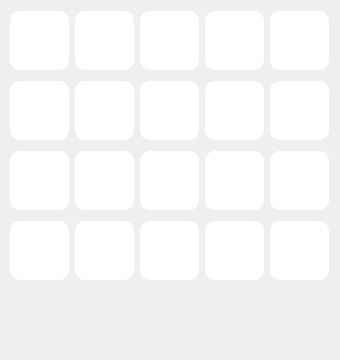
    <widget class="QWidget" name="Fury_2">
     <attribute name="icon">
      <iconset>
       <normaloff>:/Fury/Sticker/Fury/566634206819277.png</normaloff>:/Fury/Sticker/Fury/566634206819277.png</iconset>
     </attribute>
     <attribute name="title">
      <string/>
     </attribute>
     <widget class="QWidget" name="horizontalLayoutWidget_77">
      <property name="geometry">
       <rect>
        <x>10</x>
        <y>290</y>
        <width>256</width>
        <height>61</height>
       </rect>
      </property>
      <layout class="QHBoxLayout" name="horizontalLayout_80">
       <item>
        <widget class="QLabel" name="label_655">
         <property name="minimumSize">
          <size>
           <width>59</width>
           <height>59</height>
          </size>
         </property>
         <property name="maximumSize">
          <size>
           <width>59</width>
           <height>59</height>
          </size>
         </property>
         <property name="styleSheet">
          <string notr="true">border-image: url(:/Fury/Sticker/Fury/566634513485913.png);</string>
         </property>
         <property name="text">
          <string/>
         </property>
        </widget>
       </item>
       <item>
        <widget class="QLabel" name="label_649">
         <property name="minimumSize">
          <size>
           <width>59</width>
           <height>59</height>
          </size>
         </property>
         <property name="maximumSize">
          <size>
           <width>59</width>
           <height>59</height>
          </size>
         </property>
         <property name="styleSheet">
          <string notr="true">border-image: url(:/Fury/Sticker/Fury/566634400152591.png);</string>
         </property>
         <property name="text">
          <string/>
         </property>
        </widget>
       </item>
       <item>
        <widget class="QLabel" name="label_647">
         <property name="minimumSize">
          <size>
           <width>59</width>
           <height>59</height>
          </size>
         </property>
         <property name="maximumSize">
          <size>
           <width>59</width>
           <height>59</height>
          </size>
         </property>
         <property name="styleSheet">
          <string notr="true">border-image: url(:/Fury/Sticker/Fury/566634360152595.png);</string>
         </property>
         <property name="text">
          <string/>
         </property>
        </widget>
       </item>
       <item>
        <widget class="QLabel" name="label_636">
         <property name="minimumSize">
          <size>
           <width>59</width>
           <height>59</height>
          </size>
         </property>
         <property name="maximumSize">
          <size>
           <width>59</width>
           <height>59</height>
          </size>
         </property>
         <property name="styleSheet">
          <string notr="true">border-image: url(:/Fury/Sticker/Fury/566634206819277.png);</string>
         </property>
         <property name="text">
          <string/>
         </property>
        </widget>
       </item>
      </layout>
     </widget>
     <widget class="QWidget" name="horizontalLayoutWidget_76">
      <property name="geometry">
       <rect>
        <x>10</x>
        <y>220</y>
        <width>321</width>
        <height>61</height>
       </rect>
      </property>
      <layout class="QHBoxLayout" name="horizontalLayout_79">
       <item>
        <widget class="QPushButton" name="pushButton_220">
         <property name="minimumSize">
          <size>
           <width>59</width>
           <height>59</height>
          </size>
         </property>
         <property name="maximumSize">
          <size>
           <width>59</width>
           <height>59</height>
          </size>
         </property>
         <property name="styleSheet">
          <string notr="true">QPushButton{
	background-color:rgb(255,255,255);
	border-radius:10px;
	border-image: url(:/Fury/Sticker/Fury/566634280152603.png);
}
QPushButton::hover{
	background-color:rgb(229, 229, 229);
}</string>
         </property>
         <property name="text">
          <string/>
         </property>
        </widget>
       </item>
       <item>
        <widget class="QPushButton" name="pushButton_221">
         <property name="minimumSize">
          <size>
           <width>59</width>
           <height>59</height>
          </size>
         </property>
         <property name="maximumSize">
          <size>
           <width>59</width>
           <height>59</height>
          </size>
         </property>
         <property name="styleSheet">
          <string notr="true">QPushButton{
	background-color:rgb(255,255,255);
	border-radius:10px;
	border-image: url(:/Fury/Sticker/Fury/566634306819267.png);
}
QPushButton::hover{
	background-color:rgb(229, 229, 229);
}</string>
         </property>
         <property name="text">
          <string/>
         </property>
        </widget>
       </item>
       <item>
        <widget class="QPushButton" name="pushButton_222">
         <property name="minimumSize">
          <size>
           <width>59</width>
           <height>59</height>
          </size>
         </property>
         <property name="maximumSize">
          <size>
           <width>59</width>
           <height>59</height>
          </size>
         </property>
         <property name="styleSheet">
          <string notr="true">QPushButton{
	background-color:rgb(255,255,255);
	border-radius:10px;
	border-image: url(:/Fury/Sticker/Fury/566634193485945.png);
}
QPushButton::hover{
	background-color:rgb(229, 229, 229);
}</string>
         </property>
         <property name="text">
          <string/>
         </property>
        </widget>
       </item>
       <item>
        <widget class="QPushButton" name="pushButton_223">
         <property name="minimumSize">
          <size>
           <width>59</width>
           <height>59</height>
          </size>
         </property>
         <property name="maximumSize">
          <size>
           <width>59</width>
           <height>59</height>
          </size>
         </property>
         <property name="styleSheet">
          <string notr="true">QPushButton{
	background-color:rgb(255,255,255);
	border-radius:10px;
	border-image: url(:/Fury/Sticker/Fury/566634166819281.png);
}
QPushButton::hover{
	background-color:rgb(229, 229, 229);
}</string>
         </property>
         <property name="text">
          <string/>
         </property>
        </widget>
       </item>
       <item>
        <widget class="QPushButton" name="pushButton_224">
         <property name="minimumSize">
          <size>
           <width>59</width>
           <height>59</height>
          </size>
         </property>
         <property name="maximumSize">
          <size>
           <width>59</width>
           <height>59</height>
          </size>
         </property>
         <property name="styleSheet">
          <string notr="true">QPushButton{
	background-color:rgb(255,255,255);
	border-radius:10px;
	border-image: url(:/Fury/Sticker/Fury/566634466819251.png);
}
QPushButton::hover{
	background-color:rgb(229, 229, 229);
}</string>
         </property>
         <property name="text">
          <string/>
         </property>
        </widget>
       </item>
      </layout>
     </widget>
     <widget class="QWidget" name="horizontalLayoutWidget_81">
      <property name="geometry">
       <rect>
        <x>10</x>
        <y>10</y>
        <width>321</width>
        <height>61</height>
       </rect>
      </property>
      <layout class="QHBoxLayout" name="horizontalLayout_83">
       <item>
        <widget class="QPushButton" name="pushButton_225">
         <property name="minimumSize">
          <size>
           <width>59</width>
           <height>59</height>
          </size>
         </property>
         <property name="maximumSize">
          <size>
           <width>59</width>
           <height>59</height>
          </size>
         </property>
         <property name="styleSheet">
          <string notr="true">QPushButton{
	background-color:rgb(255,255,255);
	border-radius:10px;
	border-image: url(:/Fury/Sticker/Fury/566634153485949.png);
}
QPushButton::hover{
	background-color:rgb(229, 229, 229);
}</string>
         </property>
         <property name="text">
          <string/>
         </property>
        </widget>
       </item>
       <item>
        <widget class="QPushButton" name="pushButton_226">
         <property name="minimumSize">
          <size>
           <width>59</width>
           <height>59</height>
          </size>
         </property>
         <property name="maximumSize">
          <size>
           <width>59</width>
           <height>59</height>
          </size>
         </property>
         <property name="styleSheet">
          <string notr="true">QPushButton{
	background-color:rgb(255,255,255);
	border-radius:10px;
	border-image: url(:/Fury/Sticker/Fury/566634180152613.png);
}
QPushButton::hover{
	background-color:rgb(229, 229, 229);
}</string>
         </property>
         <property name="text">
          <string/>
         </property>
        </widget>
       </item>
       <item>
        <widget class="QPushButton" name="pushButton_227">
         <property name="minimumSize">
          <size>
           <width>59</width>
           <height>59</height>
          </size>
         </property>
         <property name="maximumSize">
          <size>
           <width>59</width>
           <height>59</height>
          </size>
         </property>
         <property name="styleSheet">
          <string notr="true">QPushButton{
	background-color:rgb(255,255,255);
	border-radius:10px;
	border-image: url(:/Fury/Sticker/Fury/566634223485942.png);
}
QPushButton::hover{
	background-color:rgb(229, 229, 229);
}</string>
         </property>
         <property name="text">
          <string/>
         </property>
        </widget>
       </item>
       <item>
        <widget class="QPushButton" name="pushButton_228">
         <property name="minimumSize">
          <size>
           <width>59</width>
           <height>59</height>
          </size>
         </property>
         <property name="maximumSize">
          <size>
           <width>59</width>
           <height>59</height>
          </size>
         </property>
         <property name="styleSheet">
          <string notr="true">QPushButton{
	background-color:rgb(255,255,255);
	border-radius:10px;
	border-image: url(:/Fury/Sticker/Fury/566634236819274.png);
}
QPushButton::hover{
	background-color:rgb(229, 229, 229);
}</string>
         </property>
         <property name="text">
          <string/>
         </property>
        </widget>
       </item>
       <item>
        <widget class="QPushButton" name="pushButton_229">
         <property name="minimumSize">
          <size>
           <width>59</width>
           <height>59</height>
          </size>
         </property>
         <property name="maximumSize">
          <size>
           <width>59</width>
           <height>59</height>
          </size>
         </property>
         <property name="styleSheet">
          <string notr="true">QPushButton{
	background-color:rgb(255,255,255);
	border-radius:10px;
	border-image: url(:/Fury/Sticker/Fury/566634253485939.png);
}
QPushButton::hover{
	background-color:rgb(229, 229, 229);
}</string>
         </property>
         <property name="text">
          <string/>
         </property>
        </widget>
       </item>
      </layout>
     </widget>
     <widget class="QWidget" name="horizontalLayoutWidget_82">
      <property name="geometry">
       <rect>
        <x>10</x>
        <y>80</y>
        <width>321</width>
        <height>61</height>
       </rect>
      </property>
      <layout class="QHBoxLayout" name="horizontalLayout_84">
       <item>
        <widget class="QPushButton" name="pushButton_230">
         <property name="minimumSize">
          <size>
           <width>59</width>
           <height>59</height>
          </size>
         </property>
         <property name="maximumSize">
          <size>
           <width>59</width>
           <height>59</height>
          </size>
         </property>
         <property name="styleSheet">
          <string notr="true">QPushButton{
	background-color:rgb(255,255,255);
	border-radius:10px;
	border-image: url(:/Fury/Sticker/Fury/566634266819271.png);
}
QPushButton::hover{
	background-color:rgb(229, 229, 229);
}</string>
         </property>
         <property name="text">
          <string/>
         </property>
        </widget>
       </item>
       <item>
        <widget class="QPushButton" name="pushButton_231">
         <property name="minimumSize">
          <size>
           <width>59</width>
           <height>59</height>
          </size>
         </property>
         <property name="maximumSize">
          <size>
           <width>59</width>
           <height>59</height>
          </size>
         </property>
         <property name="styleSheet">
          <string notr="true">QPushButton{
	background-color:rgb(255,255,255);
	border-radius:10px;
	border-image: url(:/Fury/Sticker/Fury/566634293485935.png);
}
QPushButton::hover{
	background-color:rgb(229, 229, 229);
}</string>
         </property>
         <property name="text">
          <string/>
         </property>
        </widget>
       </item>
       <item>
        <widget class="QPushButton" name="pushButton_232">
         <property name="minimumSize">
          <size>
           <width>59</width>
           <height>59</height>
          </size>
         </property>
         <property name="maximumSize">
          <size>
           <width>59</width>
           <height>59</height>
          </size>
         </property>
         <property name="styleSheet">
          <string notr="true">QPushButton{
	background-color:rgb(255,255,255);
	border-radius:10px;
	border-image: url(:/Fury/Sticker/Fury/566634320152599.png);
}
QPushButton::hover{
	background-color:rgb(229, 229, 229);
}</string>
         </property>
         <property name="text">
          <string/>
         </property>
        </widget>
       </item>
       <item>
        <widget class="QPushButton" name="pushButton_233">
         <property name="minimumSize">
          <size>
           <width>59</width>
           <height>59</height>
          </size>
         </property>
         <property name="maximumSize">
          <size>
           <width>59</width>
           <height>59</height>
          </size>
         </property>
         <property name="styleSheet">
          <string notr="true">QPushButton{
	background-color:rgb(255,255,255);
	border-radius:10px;
	border-image: url(:/Fury/Sticker/Fury/566634333485931.png);
}
QPushButton::hover{
	background-color:rgb(229, 229, 229);
}</string>
         </property>
         <property name="text">
          <string/>
         </property>
        </widget>
       </item>
       <item>
        <widget class="QPushButton" name="pushButton_234">
         <property name="minimumSize">
          <size>
           <width>59</width>
           <height>59</height>
          </size>
         </property>
         <property name="maximumSize">
          <size>
           <width>59</width>
           <height>59</height>
          </size>
         </property>
         <property name="styleSheet">
          <string notr="true">QPushButton{
	background-color:rgb(255,255,255);
	border-radius:10px;
	border-image: url(:/Fury/Sticker/Fury/566634346819263.png);
}
QPushButton::hover{
	background-color:rgb(229, 229, 229);
}</string>
         </property>
         <property name="text">
          <string/>
         </property>
        </widget>
       </item>
      </layout>
     </widget>
     <widget class="QWidget" name="horizontalLayoutWidget_83">
      <property name="geometry">
       <rect>
        <x>10</x>
        <y>150</y>
        <width>321</width>
        <height>61</height>
       </rect>
      </property>
      <layout class="QHBoxLayout" name="horizontalLayout_85">
       <item>
        <widget class="QPushButton" name="pushButton_235">
         <property name="minimumSize">
          <size>
           <width>59</width>
           <height>59</height>
          </size>
         </property>
         <property name="maximumSize">
          <size>
           <width>59</width>
           <height>59</height>
          </size>
         </property>
         <property name="styleSheet">
          <string notr="true">QPushButton{
	background-color:rgb(255,255,255);
	border-radius:10px;
	border-image: url(:/Fury/Sticker/Fury/566634373485927.png);
}
QPushButton::hover{
	background-color:rgb(229, 229, 229);
}</string>
         </property>
         <property name="text">
          <string/>
         </property>
        </widget>
       </item>
       <item>
        <widget class="QPushButton" name="pushButton_236">
         <property name="minimumSize">
          <size>
           <width>59</width>
           <height>59</height>
          </size>
         </property>
         <property name="maximumSize">
          <size>
           <width>59</width>
           <height>59</height>
          </size>
         </property>
         <property name="styleSheet">
          <string notr="true">QPushButton{
	background-color:rgb(255,255,255);
	border-radius:10px;
	border-image: url(:/Fury/Sticker/Fury/566634413485923.png);
}
QPushButton::hover{
	background-color:rgb(229, 229, 229);
}</string>
         </property>
         <property name="text">
          <string/>
         </property>
        </widget>
       </item>
       <item>
        <widget class="QPushButton" name="pushButton_237">
         <property name="minimumSize">
          <size>
           <width>59</width>
           <height>59</height>
          </size>
         </property>
         <property name="maximumSize">
          <size>
           <width>59</width>
           <height>59</height>
          </size>
         </property>
         <property name="styleSheet">
          <string notr="true">QPushButton{
	background-color:rgb(255,255,255);
	border-radius:10px;
	border-image: url(:/Fury/Sticker/Fury/566634426819255.png);
}
QPushButton::hover{
	background-color:rgb(229, 229, 229);
}</string>
         </property>
         <property name="text">
          <string/>
         </property>
        </widget>
       </item>
       <item>
        <widget class="QPushButton" name="pushButton_238">
         <property name="minimumSize">
          <size>
           <width>59</width>
           <height>59</height>
          </size>
         </property>
         <property name="maximumSize">
          <size>
           <width>59</width>
           <height>59</height>
          </size>
         </property>
         <property name="styleSheet">
          <string notr="true">QPushButton{
	background-color:rgb(255,255,255);
	border-radius:10px;
	border-image: url(:/Fury/Sticker/Fury/566634480152583.png);
}
QPushButton::hover{
	background-color:rgb(229, 229, 229);
}</string>
         </property>
         <property name="text">
          <string/>
         </property>
        </widget>
       </item>
       <item>
        <widget class="QPushButton" name="pushButton_239">
         <property name="minimumSize">
          <size>
           <width>59</width>
           <height>59</height>
          </size>
         </property>
         <property name="maximumSize">
          <size>
           <width>59</width>
           <height>59</height>
          </size>
         </property>
         <property name="styleSheet">
          <string notr="true">QPushButton{
	background-color:rgb(255,255,255);
	border-radius:10px;
	border-image: url(:/Fury/Sticker/Fury/566634493485915.png);
}
QPushButton::hover{
	background-color:rgb(229, 229, 229);
}</string>
         </property>
         <property name="text">
          <string/>
         </property>
        </widget>
       </item>
      </layout>
     </widget>
    </widget>
